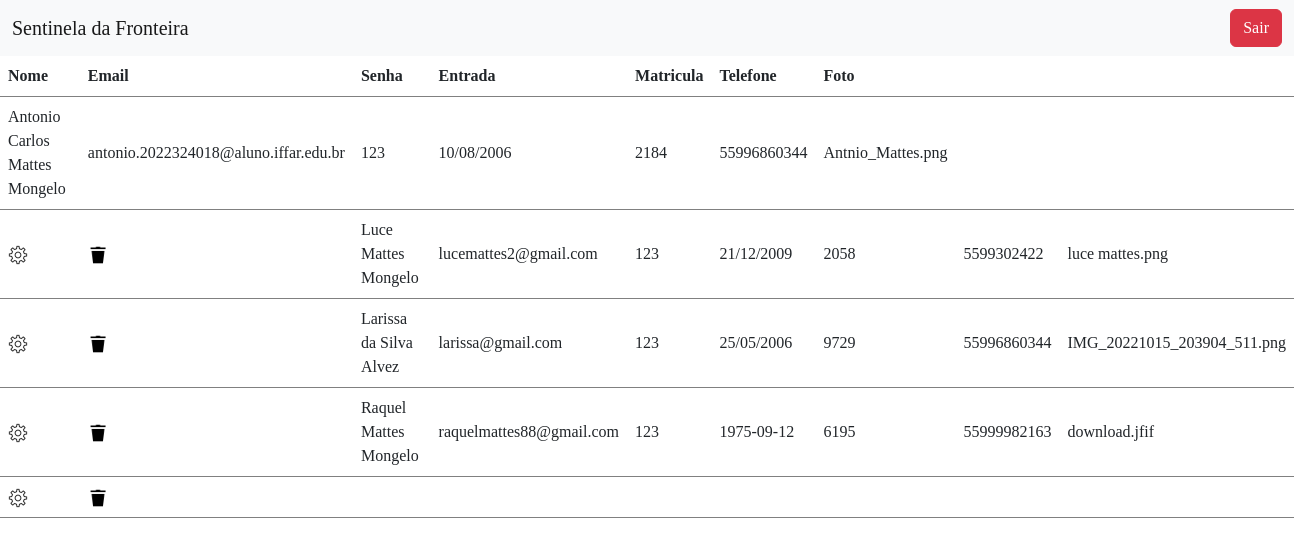
The page /lista.php on the database its author committed.
### tables this page shows
CREATE TABLE IF NOT EXISTS `usuario` (
  `id_usuario` int NOT NULL AUTO_INCREMENT,
  `nome` varchar(255) DEFAULT NULL,
  `email` varchar(255) DEFAULT NULL,
  `datas` varchar(255) DEFAULT NULL,
  `CPF` varchar(255) DEFAULT NULL,
  `RG` varchar(255) DEFAULT NULL,
  `senha` varchar(255) DEFAULT NULL,
  `tipo` varchar(255) DEFAULT NULL,
  `telefone` varchar(255) DEFAULT NULL,
  `usuario` varchar(255) DEFAULT NULL,
  `imagem` varchar(255) NOT NULL,
  `genero` varchar(255) NOT NULL,
  `endereco` varchar(255) NOT NULL,
  `responsavel` varchar(255) NOT NULL,
  `data_entrada` date NOT NULL,
  `tele_respon` varchar(255) NOT NULL,
  `dancarino` int NOT NULL,
  PRIMARY KEY (`id_usuario`)
);

### lista.php (the view, shortened to what this page needs)
<!DOCTYPE html>
<html lang="pt-br">
<head>
    <link rel="stylesheet" href="css/lista.css">
    <link href="https://cdn.jsdelivr.net/npm/bootstrap@5.2.3/dist/css/bootstrap.min.css" rel="stylesheet">
</head>
<body>
<nav class="navbar navbar-light bg-light">
    <div class="container-fluid">
<a class="navbar-brand"> Sentinela da Fronteira</a>
<?php
echo "<a href='index.php' class='btn btn-danger'>Sair</a>";
?>
    </div>
</nav>
<?php
include("conexao.php");
$sql = "SELECT * FROM usuario";
$resultado = mysqli_query($conexao,$sql);
echo '<div class="table">
  <table>
    <tr>
      <th scope="col">Nome</th>
      <th scope="col">Email</th>
      <th scope="col">Senha</th>
      <th scope="col">Entrada</th>
      <th scope="col">Matricula</th>
      <th scope="col">Telefone</th>
      <th scope="col">Foto</th>
    </tr>';
while ($dados = mysqli_fetch_assoc($resultado)) {
      echo "<td>" .  $dados['nome']         .  "</td>";
      echo "<td>" .  $dados['email']        .  "</td>";
      echo "<td>" .  $dados['senha']        .  "</td>";
      echo "<td>" .  $dados['datas']      .  "</td>";
      echo "<td>" .  $dados['usuario']      .  "</td>";
      echo "<td>" .  $dados['telefone']     .  "</td>";
      echo "<td>" .  $dados['imagem']       .  "</td>";
     echo "<td><a href='formedit.php?" . "&nome=".$dados['nome']."&email=".$dados['email']."&senha=".$dados['senha']."&datas=".$dados['datas']."&imagem=".$dados['imagem']."&usuario=".$dados['usuario']."&telefone=".$dados['telefone']."'>"."<img src='img/settings.png' 'widht='20' height='20'"."</a>";
     echo "<td><a href='exclui.php?" . "&nome=".$dados['nome']."&email=".$dados['email']."&senha=".$dados['senha']."&datas=".$dados['datas']."&imagem=".$dados['imagem']."&usuario=".$dados['usuario']."&telefone=".$dados['telefone']."'>"."<img src='img/lixeira.png' 'widht='20' height='20'"."</a></td>";
}
echo '</table>
</div>';
?>
</body>
</html>

### css/lista.css (style rules this page uses)
* { margin: 0; padding: 0; font-family: 'Times New Roman', Times, serif; }
table { font-family: arial, sans-serif; border-collapse: collapse; width: 100%; }
td, th { text-align: left; padding: 8px; }

### rows shown on the page
usuario: nome "Antonio Carlos Mattes Mongelo", email "antonio.2022324018@aluno.iffar.edu.br", senha "123", datas "10/08/2006", usuario "2184", telefone "55996860344", imagem "Antnio_Mattes.png"
usuario: nome "Luce Mattes Mongelo", email "lucemattes2@gmail.com", senha "123", datas "21/12/2009", usuario "2058", telefone "5599302422", imagem "luce mattes.png"
usuario: nome "Larissa da Silva Alvez", email "larissa@gmail.com", senha "123", datas "25/05/2006", usuario "9729", telefone "55996860344", imagem "IMG_20221015_203904_511.png"
usuario: nome "Raquel Mattes Mongelo", email "raquelmattes88@gmail.com", senha "123", datas "1975-09-12", usuario "6195", telefone "55999982163", imagem "download.jfif"
